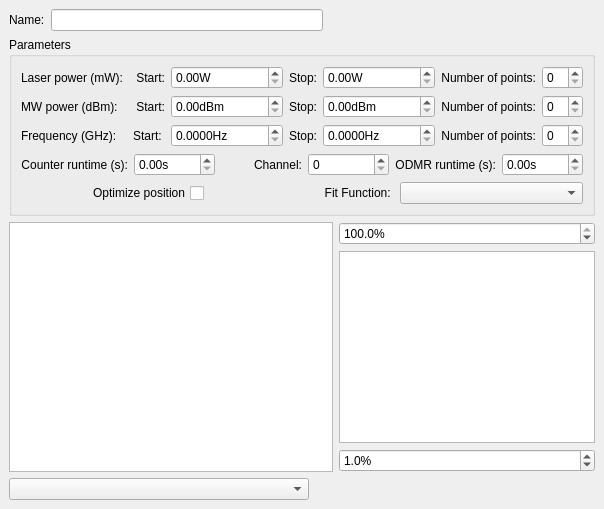
  <widget class="QDockWidget" name="OOP_DockWidget">
   <property name="windowTitle">
    <string>Optimal operation point</string>
   </property>
   <attribute name="dockWidgetArea">
    <number>2</number>
   </attribute>
   <widget class="QWidget" name="dockWidgetContents_4">
    <layout class="QVBoxLayout" name="verticalLayout_11">
     <item>
      <layout class="QHBoxLayout" name="horizontalLayout_12">
       <item>
        <widget class="QLabel" name="label">
         <property name="maximumSize">
          <size>
           <width>50</width>
           <height>16777215</height>
          </size>
         </property>
         <property name="text">
          <string>Name:</string>
         </property>
        </widget>
       </item>
       <item>
        <widget class="QLineEdit" name="scan_nametag_LineEdit">
         <property name="sizePolicy">
          <sizepolicy hsizetype="MinimumExpanding" vsizetype="Fixed">
           <horstretch>0</horstretch>
           <verstretch>0</verstretch>
          </sizepolicy>
         </property>
        </widget>
       </item>
       <item>
        <spacer name="horizontalSpacer_4">
         <property name="orientation">
          <enum>Qt::Horizontal</enum>
         </property>
         <property name="sizeHint" stdset="0">
          <size>
           <width>40</width>
           <height>20</height>
          </size>
         </property>
        </spacer>
       </item>
      </layout>
     </item>
     <item>
      <widget class="QGroupBox" name="parameters_GroupBox">
       <property name="sizePolicy">
        <sizepolicy hsizetype="Preferred" vsizetype="Preferred">
         <horstretch>0</horstretch>
         <verstretch>0</verstretch>
        </sizepolicy>
       </property>
       <property name="title">
        <string>Parameters</string>
       </property>
       <layout class="QVBoxLayout" name="verticalLayout_6">
        <item>
         <layout class="QGridLayout" name="gridLayout">
          <item row="2" column="5">
           <widget class="QLabel" name="freq_num_Label">
            <property name="text">
             <string>Number of points:</string>
            </property>
            <property name="alignment">
             <set>Qt::AlignRight|Qt::AlignTrailing|Qt::AlignVCenter</set>
            </property>
           </widget>
          </item>
          <item row="1" column="5">
           <widget class="QLabel" name="mw_power_num_Label">
            <property name="text">
             <string>Number of points:</string>
            </property>
            <property name="alignment">
             <set>Qt::AlignRight|Qt::AlignTrailing|Qt::AlignVCenter</set>
            </property>
           </widget>
          </item>
          <item row="0" column="3">
           <widget class="QLabel" name="laser_power_stop_Label">
            <property name="text">
             <string>Stop:</string>
            </property>
            <property name="alignment">
             <set>Qt::AlignRight|Qt::AlignTrailing|Qt::AlignVCenter</set>
            </property>
           </widget>
          </item>
          <item row="0" column="4">
           <widget class="ScienDSpinBox" name="laser_power_stop_DoubleSpinBox">
            <property name="suffix">
             <string>W</string>
            </property>
           </widget>
          </item>
          <item row="0" column="5">
           <widget class="QLabel" name="laser_power_num_Label">
            <property name="text">
             <string>Number of points:</string>
            </property>
            <property name="alignment">
             <set>Qt::AlignRight|Qt::AlignTrailing|Qt::AlignVCenter</set>
            </property>
           </widget>
          </item>
          <item row="1" column="0">
           <widget class="QLabel" name="mw_power_Label">
            <property name="text">
             <string>MW power (dBm): </string>
            </property>
           </widget>
          </item>
          <item row="0" column="6">
           <widget class="QSpinBox" name="laser_power_num_SpinBox"/>
          </item>
          <item row="2" column="0">
           <widget class="QLabel" name="freq_Label">
            <property name="text">
             <string>Frequency (GHz):</string>
            </property>
           </widget>
          </item>
          <item row="1" column="4">
           <widget class="ScienDSpinBox" name="mw_power_stop_DoubleSpinBox">
            <property name="suffix">
             <string>dBm</string>
            </property>
           </widget>
          </item>
          <item row="2" column="4">
           <widget class="ScienDSpinBox" name="freq_stop_DoubleSpinBox">
            <property name="suffix">
             <string>Hz</string>
            </property>
            <property name="decimals">
             <number>4</number>
            </property>
            <property name="maximum">
             <double>1000000000.000000000000000</double>
            </property>
           </widget>
          </item>
          <item row="1" column="2">
           <widget class="ScienDSpinBox" name="mw_power_start_DoubleSpinBox">
            <property name="suffix">
             <string>dBm</string>
            </property>
           </widget>
          </item>
          <item row="2" column="6">
           <widget class="QSpinBox" name="freq_num_SpinBox"/>
          </item>
          <item row="1" column="1">
           <widget class="QLabel" name="mw_power_start_Label">
            <property name="text">
             <string>Start:</string>
            </property>
            <property name="alignment">
             <set>Qt::AlignRight|Qt::AlignTrailing|Qt::AlignVCenter</set>
            </property>
           </widget>
          </item>
          <item row="1" column="6">
           <widget class="QSpinBox" name="mw_power_num_SpinBox"/>
          </item>
          <item row="1" column="3">
           <widget class="QLabel" name="mw_power_stop_Label">
            <property name="text">
             <string>Stop:</string>
            </property>
            <property name="alignment">
             <set>Qt::AlignRight|Qt::AlignTrailing|Qt::AlignVCenter</set>
            </property>
           </widget>
          </item>
          <item row="2" column="1">
           <widget class="QLabel" name="freq_start_Label">
            <property name="text">
             <string>Start: </string>
            </property>
            <property name="alignment">
             <set>Qt::AlignRight|Qt::AlignTrailing|Qt::AlignVCenter</set>
            </property>
           </widget>
          </item>
          <item row="2" column="3">
           <widget class="QLabel" name="freq_stop_Label">
            <property name="text">
             <string>Stop:</string>
            </property>
            <property name="alignment">
             <set>Qt::AlignRight|Qt::AlignTrailing|Qt::AlignVCenter</set>
            </property>
           </widget>
          </item>
          <item row="2" column="2">
           <widget class="ScienDSpinBox" name="freq_start_DoubleSpinBox">
            <property name="suffix">
             <string>Hz</string>
            </property>
            <property name="decimals">
             <number>4</number>
            </property>
            <property name="maximum">
             <double>1000000000.000000000000000</double>
            </property>
           </widget>
          </item>
          <item row="0" column="1">
           <widget class="QLabel" name="laser_power_start_Label">
            <property name="text">
             <string>Start:</string>
            </property>
            <property name="alignment">
             <set>Qt::AlignRight|Qt::AlignTrailing|Qt::AlignVCenter</set>
            </property>
           </widget>
          </item>
          <item row="0" column="0">
           <widget class="QLabel" name="laser_power_Label">
            <property name="text">
             <string>Laser power (mW): </string>
            </property>
           </widget>
          </item>
          <item row="0" column="2">
           <widget class="ScienDSpinBox" name="laser_power_start_DoubleSpinBox">
            <property name="suffix">
             <string>W</string>
            </property>
            <property name="decimals">
             <number>2</number>
            </property>
           </widget>
          </item>
         </layout>
        </item>
        <item>
         <layout class="QHBoxLayout" name="horizontalLayout_5">
          <item>
           <widget class="QLabel" name="counter_runtime_Label">
            <property name="sizePolicy">
             <sizepolicy hsizetype="Preferred" vsizetype="Minimum">
              <horstretch>0</horstretch>
              <verstretch>0</verstretch>
             </sizepolicy>
            </property>
            <property name="text">
             <string>Counter runtime (s):</string>
            </property>
            <property name="alignment">
             <set>Qt::AlignRight|Qt::AlignTrailing|Qt::AlignVCenter</set>
            </property>
           </widget>
          </item>
          <item>
           <widget class="ScienDSpinBox" name="counter_runtime_DoubleSpinBox">
            <property name="suffix">
             <string>s</string>
            </property>
           </widget>
          </item>
          <item>
           <widget class="QLabel" name="channel_Label">
            <property name="text">
             <string>Channel:</string>
            </property>
            <property name="alignment">
             <set>Qt::AlignRight|Qt::AlignTrailing|Qt::AlignVCenter</set>
            </property>
           </widget>
          </item>
          <item>
           <widget class="QSpinBox" name="channel_SpinBox"/>
          </item>
          <item>
           <widget class="QLabel" name="odmr_runtime_label">
            <property name="text">
             <string>ODMR runtime (s):</string>
            </property>
            <property name="alignment">
             <set>Qt::AlignRight|Qt::AlignTrailing|Qt::AlignVCenter</set>
            </property>
           </widget>
          </item>
          <item>
           <widget class="ScienDSpinBox" name="odmr_runtime_DoubleSpinBox">
            <property name="suffix">
             <string>s</string>
            </property>
           </widget>
          </item>
         </layout>
        </item>
        <item>
         <layout class="QHBoxLayout" name="horizontalLayout_3">
          <item>
           <widget class="QCheckBox" name="optimize_CheckBox">
            <property name="layoutDirection">
             <enum>Qt::RightToLeft</enum>
            </property>
            <property name="text">
             <string>Optimize position</string>
            </property>
            <property name="tristate">
             <bool>false</bool>
            </property>
           </widget>
          </item>
          <item>
           <widget class="QLabel" name="Fit_label">
            <property name="text">
             <string>Fit Function: </string>
            </property>
            <property name="alignment">
             <set>Qt::AlignRight|Qt::AlignTrailing|Qt::AlignVCenter</set>
            </property>
           </widget>
          </item>
          <item>
           <widget class="FitSettingsComboBox" name="fit_ComboBox"/>
          </item>
         </layout>
        </item>
       </layout>
      </widget>
     </item>
     <item>
      <layout class="QHBoxLayout" name="horizontalLayout_6">
       <item>
        <widget class="PlotWidget" name="matrix_PlotWidget">
         <property name="sizePolicy">
          <sizepolicy hsizetype="Expanding" vsizetype="Expanding">
           <horstretch>8</horstretch>
           <verstretch>0</verstretch>
          </sizepolicy>
         </property>
        </widget>
       </item>
       <item>
        <layout class="QVBoxLayout" name="verticalLayout_10">
         <item>
          <widget class="ScienDSpinBox" name="cb_high_percentile_DoubleSpinBox">
           <property name="suffix">
            <string>%</string>
           </property>
           <property name="decimals">
            <number>1</number>
           </property>
           <property name="maximum">
            <double>100.000000000000000</double>
           </property>
           <property name="value">
            <double>100.000000000000000</double>
           </property>
          </widget>
         </item>
         <item>
          <widget class="PlotWidget" name="oop_cb_PlotWidget">
           <property name="sizePolicy">
            <sizepolicy hsizetype="Preferred" vsizetype="Expanding">
             <horstretch>1</horstretch>
             <verstretch>0</verstretch>
            </sizepolicy>
           </property>
           <property name="minimumSize">
            <size>
             <width>10</width>
             <height>0</height>
            </size>
           </property>
           <property name="maximumSize">
            <size>
             <width>16777215</width>
             <height>16777215</height>
            </size>
           </property>
          </widget>
         </item>
         <item>
          <widget class="ScienDSpinBox" name="cb_low_percentile_DoubleSpinBox">
           <property name="suffix">
            <string>%</string>
           </property>
           <property name="decimals">
            <number>1</number>
           </property>
           <property name="maximum">
            <double>100.000000000000000</double>
           </property>
           <property name="value">
            <double>1.000000000000000</double>
           </property>
          </widget>
         </item>
        </layout>
       </item>
      </layout>
     </item>
     <item>
      <widget class="QComboBox" name="data_ComboBox">
       <property name="maximumSize">
        <size>
         <width>300</width>
         <height>16777215</height>
        </size>
       </property>
      </widget>
     </item>
    </layout>
   </widget>
  </widget>
